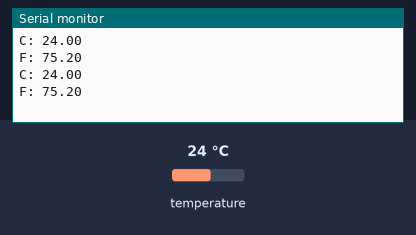
The sketch below on a simulated Arduino Uno, built with avr-gcc and run on an emulated ATmega328P. On the bench: the last lines printed to the serial monitor. Wiring (inferred from the names in the program): TMP102 temperature sensor at I2C address 0x48. The test bench sets the inputs (shaded band); at power-on: temperature 24 °C.

Above: at 1.8 s.
1.9 s: temperature set to 12 °C
At 2.7 s:
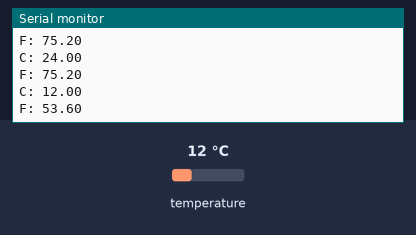
3.4 s: temperature set to 19 °C
At 4.3 s:
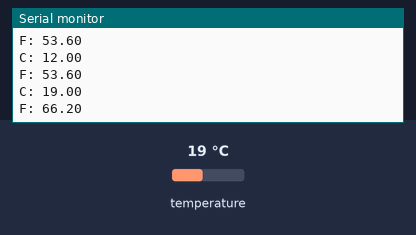
Timing chart, 0 to 6.4 s (numbered marks = the images above; inputs shaded):
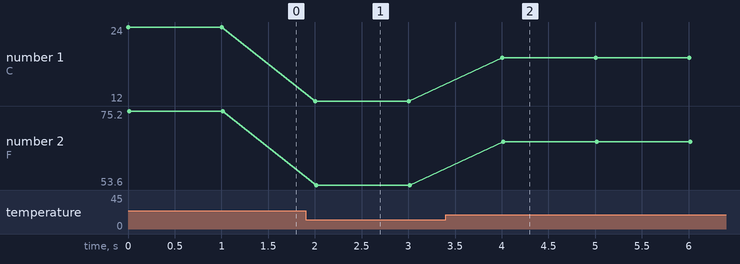

Measured:
- after the input at 1.9 s, the serial monitor: prints a new line after 0.10 s (image 1)
- after the input at 3.4 s, the serial monitor: prints a new line after 0.61 s (image 2)
- plotted number 1: 24 → 12 after the input at 1.9 s, 12 → 19 after the input at 3.4 s
- plotted number 2: 75.2 → 53.6 after the input at 1.9 s, 53.6 → 66.2 after the input at 3.4 s

The sketch:

temperature_tmp102.pde
```cpp
/*
reading temperature from TMP102 sensor breakout from SFE

for ArduinoMega // weather tunnel

ADD0 to GND
ALT unconnected

V+ to 3v
GND to GND
SCL to Analog Input 5 -- WHITE WIRE
SDA to Analog Input 4 -- BLUE WIRE
*/

#include <Wire.h>
byte tmp102comm;
byte msb;
byte lsb;
int val;
float celsius;
float farenheit;

void setup()
{
  Serial.begin(9600);
  Wire.begin();
}

void loop()
{
  tmp102comm = Wire.requestFrom(72,2);
  if (tmp102comm == 2) {
    msb = Wire.receive(); /* Whole degrees */
    lsb = Wire.receive(); /* Fractional degrees */
    val = ((msb) << 4);   /* MSB */
    val |= (lsb >> 4);    /* LSB */
    celsius = val*0.0625;
    farenheit = (celsius*1.8) + 32;
    Serial.print("C: ");
    Serial.println(celsius);
    Serial.print("F: ");
    Serial.println(farenheit);
    Serial.println();
    delay(1000);
  }
}
```
